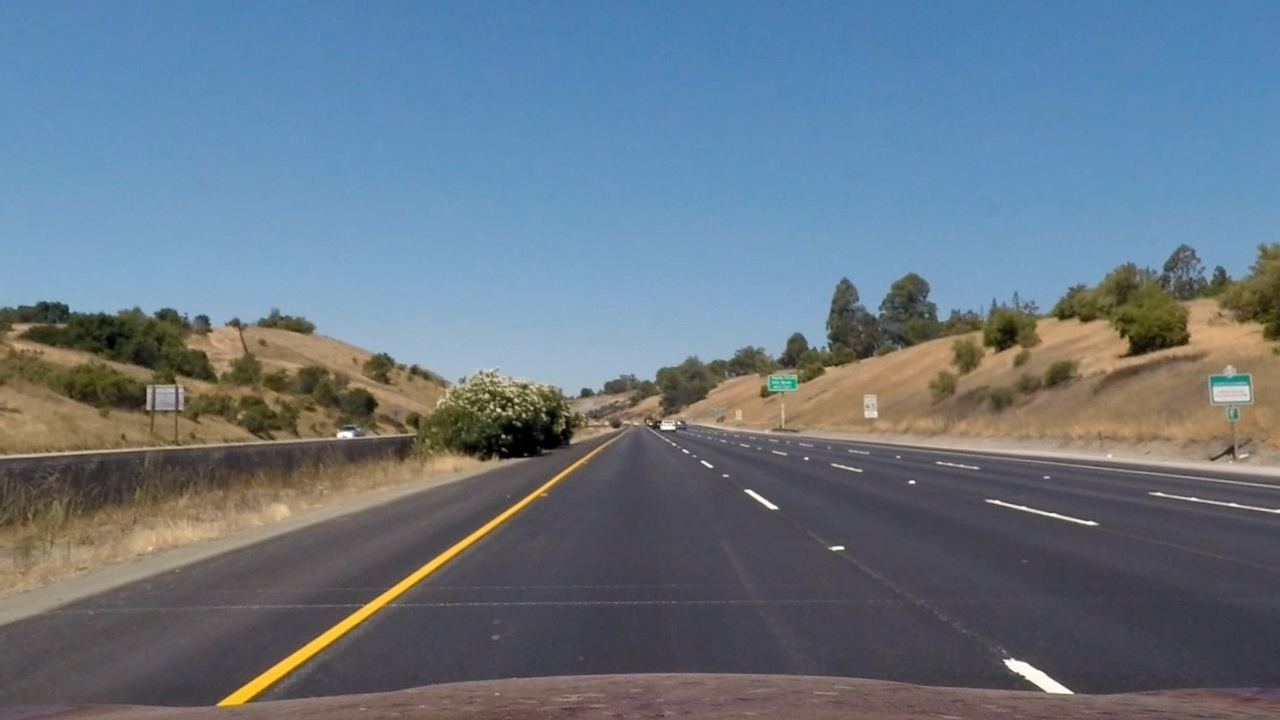
#> input picture output_images/undistorted/straight_lines1.jpg, 1280 x 720 px; its folder holds 5 pictures in this run
$ jupyter execute visualizeimages.ipynb   (shell and % lines are left out)
#> lines starting #> are read from the running program, lines starting #| are printed output that depends on the picture
[cell 1]
import numpy as np
import cv2
import glob
import matplotlib.pyplot as plt
import matplotlib.image as mpimg

images = glob.glob('output_images/undistorted/*.jpg')
#for fname in images:

img = mpimg.imread('output_images/undistorted/straight_lines1.jpg')
#> img is the input picture: shape (720, 1280, 3); mean R, G, B 103.6, 118.3, 131.6

plt.imshow(img)

plt.plot( 820, 500,'.') #top right
plt.plot( 1150, 680, '.') #bottom right
plt.plot( 180, 680, '.') #bottom left
plt.plot( 480, 500, '.' ) #top left

height, width, channels = img.shape
#> height = 720; width = 1280; channels = 3
img_size = img.shape
#> img_size = (720, 1280, 3)

print(height,width)
#| 720 1280

offset = 100

'''dst = np.float32([[offset, offset], [img_size[0] - offset, offset],
                      [img_size[0] - offset, img_size[1] - offset],
                      [offset, img_size[1] - offset]])

plt.plot( offset, offset,'.') #top right
plt.plot( height-offset, offset, '.') #bottom right
plt.plot( height-offset, width, '.') #bottom left
plt.plot( offset, width-offset, '.' ) #top left'''

'''dst = np.float32(
        [[offset, 0]
        ,[img_height-offset, 0]
        ,[img_height-offset, img_width]
        ,[offset, img_width]
        ]
    )'''
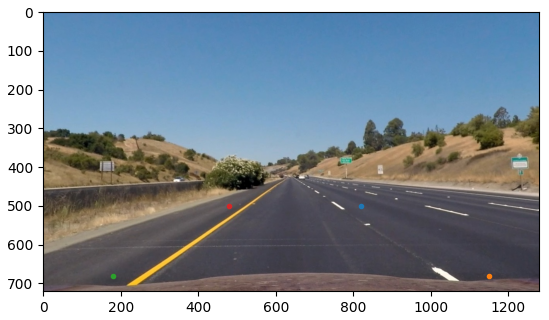
#> figure drawn by matplotlib, 1 panel
